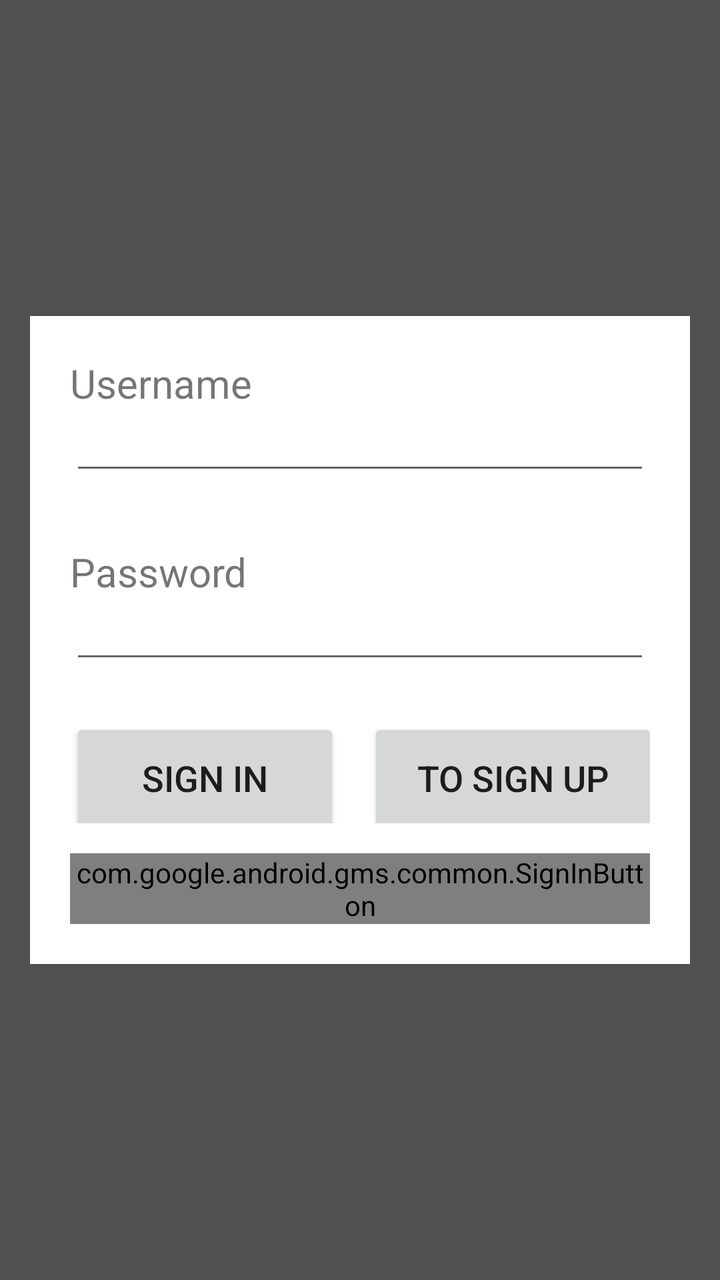
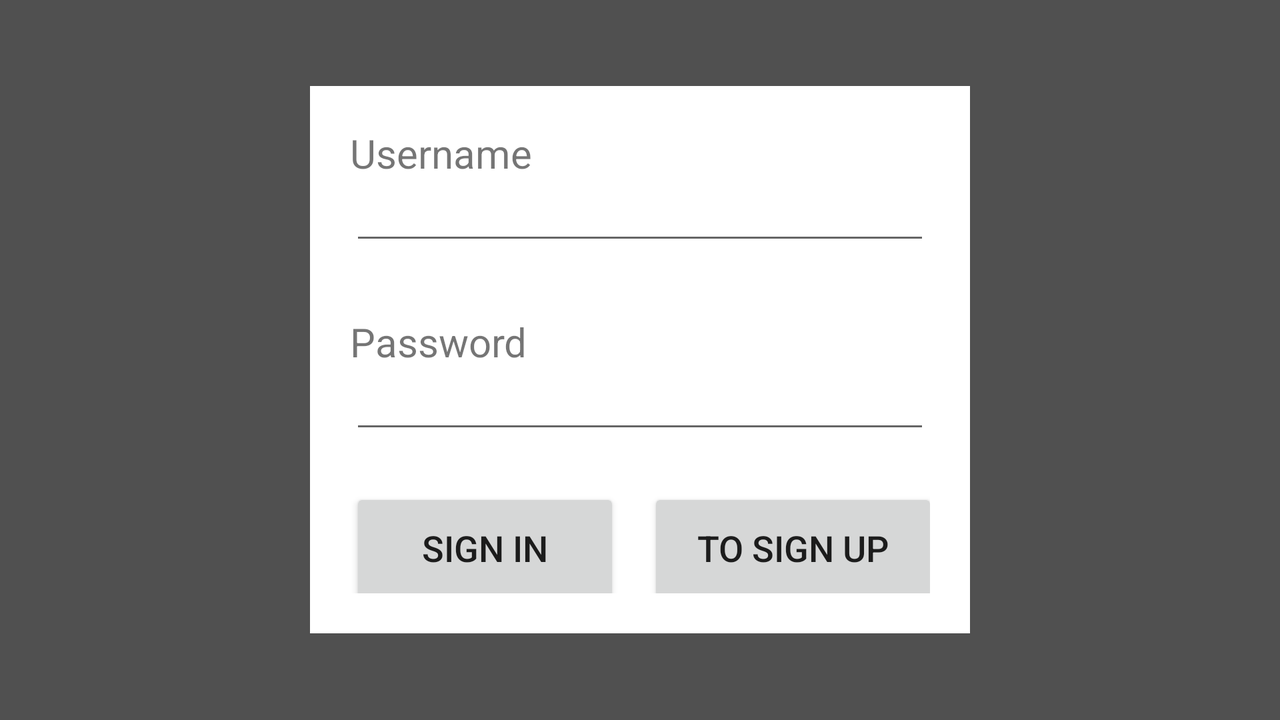

First picture: res/layout/ on a phone held upright. Second picture: the repository's own variant of that layout, on a device whose configuration matches the variant's folder. Source for both follows.
<!-- AndroidManifest.xml: application theme Theme.MaterialComponents.Light.NoActionBar.Bridge -->
<!-- res/layout/activity_sign_in.xml -->
<?xml version="1.0" encoding="utf-8"?>
<RelativeLayout
    xmlns:android="http://schemas.android.com/apk/res/android"
    android:layout_width="match_parent"
    android:layout_height="match_parent"
    android:background="@color/background_login">
    <LinearLayout
        android:layout_width="330dp"
        android:layout_height="wrap_content"
        android:layout_centerInParent="true"
        android:orientation="vertical"
        android:padding="20dp"
        android:background="@color/white">
        <TextView
            android:layout_width="match_parent"
            android:layout_height="wrap_content"
            android:text="Username"
            android:textSize="20sp"
            />
        <EditText
            android:id="@+id/signInUsername"
            android:layout_width="match_parent"
            android:layout_height="wrap_content"
            android:textSize="15sp"
            />
        <TextView
            android:layout_width="match_parent"
            android:layout_height="wrap_content"
            android:text="Password"
            android:textSize="20sp"
            android:layout_marginTop="30dp"
            />
        <EditText
            android:id="@+id/signInPassword"
            android:layout_width="match_parent"
            android:layout_height="wrap_content"
            android:inputType="textPassword"
            android:textSize="15sp"
            />
        <LinearLayout
            android:layout_width="wrap_content"
            android:layout_height="wrap_content"
            android:orientation="horizontal">
            <Button
                android:id="@+id/signInSubmit"
                android:layout_width="135dp"
                android:layout_height="60dp"
                android:layout_gravity="center"
                android:layout_marginTop="15dp"
                android:layout_marginEnd="7dp"
                android:text="Sign In"
                android:textSize="18sp"
                />
            <Button
                android:id="@+id/signInToSignUp"
                android:layout_width="145dp"
                android:layout_height="60dp"
                android:layout_gravity="center"
                android:layout_marginTop="15dp"
                android:layout_marginStart="7dp"
                android:text="To Sign Up"
                android:textSize="18sp"
                />
        </LinearLayout>
        <com.google.android.gms.common.SignInButton
            android:id="@+id/sign_in_button"
            android:layout_width="wrap_content"
            android:layout_height="wrap_content"
            android:layout_gravity="center"
            android:layout_marginTop="15dp"/>
    </LinearLayout>
</RelativeLayout>
<!-- resources referenced by this layout -->
<resources>
  <color name="background_login">#FF505050</color>
  <color name="white">#FFFFFFFF</color>
</resources>
<!-- res/layout-land/activity_sign_in.xml (the repository's variant of the layout above) -->
<!-- drawn on the phone turned sideways -->
<?xml version="1.0" encoding="utf-8"?>
<RelativeLayout
    xmlns:android="http://schemas.android.com/apk/res/android"
    android:layout_width="match_parent"
    android:layout_height="match_parent"
    android:background="@color/background_login">
    <LinearLayout
        android:layout_width="330dp"
        android:layout_height="wrap_content"
        android:layout_centerInParent="true"
        android:orientation="vertical"
        android:padding="20dp"
        android:background="@color/white">
        <TextView
            android:layout_width="match_parent"
            android:layout_height="wrap_content"
            android:text="Username"
            android:textSize="20sp"
            />
        <EditText
            android:id="@+id/signInUsername"
            android:layout_width="match_parent"
            android:layout_height="wrap_content"
            android:textSize="15sp"
            />
        <TextView
            android:layout_width="match_parent"
            android:layout_height="wrap_content"
            android:text="Password"
            android:textSize="20sp"
            android:layout_marginTop="30dp"
            />
        <EditText
            android:id="@+id/signInPassword"
            android:layout_width="match_parent"
            android:layout_height="wrap_content"
            android:inputType="textPassword"
            android:textSize="15sp"
            />
        <LinearLayout
            android:layout_width="wrap_content"
            android:layout_height="wrap_content"
            android:orientation="horizontal">
            <Button
                android:id="@+id/signInSubmit"
                android:layout_width="135dp"
                android:layout_height="60dp"
                android:layout_gravity="center"
                android:layout_marginTop="15dp"
                android:layout_marginEnd="7dp"
                android:text="Sign In"
                android:textSize="18sp"
                />
            <Button
                android:id="@+id/signInToSignUp"
                android:layout_width="145dp"
                android:layout_height="60dp"
                android:layout_gravity="center"
                android:layout_marginTop="15dp"
                android:layout_marginStart="7dp"
                android:text="To Sign Up"
                android:textSize="18sp"
                />
        </LinearLayout>
    </LinearLayout>
</RelativeLayout>
